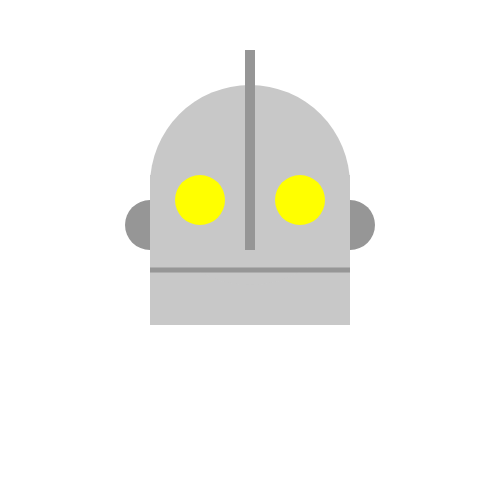
Frame 1 (no input)
Frame 60 (no input): identical to frame 1, image omitted
Frame 120 (the mouse pressed at the canvas centre since frame 60): identical to frame 1, image omitted

The p5.js sketch that drew this single still picture (run headless with seeded random() and noise() and a simulated clock; from frame 60 on, the mouse is pressed at the canvas centre):

// p5.js sketch
// ── sketch.js
function setup() {
  createCanvas(500, 500);

}

function draw() {
  background(255);

  // 顔の色
  const faceColor = color(200);
  const grayColor = color(150);
  const eyeColor = color(255, 255, 0);
  const earColor = color(0, 255, 0);

  // 中心の座標
  const centerX = 250;
  const centerY = 250;

  noStroke(); // 線なし
  //耳
  fill(grayColor);
  ellipse(centerX - 100, centerY - 25, 50, 50);
  ellipse(centerX + 100, centerY - 25, 50, 50);

  // 輪郭の描画
  fill(faceColor);
  rectMode(CENTER);
  rect(centerX, centerY, 200, 150);
  ellipse(centerX, centerY - 65, 200);

  //角
  fill(grayColor);
  rect(centerX, centerY - 100, 10, 200);

  // 目の描画
  fill(eyeColor);
  ellipse(centerX - 50, centerY - 50, 50, 50);
  ellipse(centerX + 50, centerY - 50, 50, 50);

  // 口の描画

  fill(grayColor);
  rect(centerX, centerY + 20, 200, 5);
}
